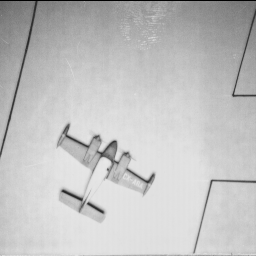
#> input picture Practice_7-8/plane.tiff, 256 x 256 px
$ jupyter execute Practice_7-8.ipynb   (shell and % lines are left out)
#> lines starting #> are read from the running program, lines starting #| are printed output that depends on the picture
[cell 1]
import numpy as np
import cv2
from matplotlib import pyplot as plt

## 1. Выполните сохранение монохромного изображения в виде текстового или бинарного файла.

[cell 2]
# Настройки и загрузка исходного изображения
image_basename = "plane"
image_ext = "tiff"
image_fullname = f"{image_basename}.{image_ext}"

# Загружаем изображение в оттенках серого
image = cv2.imread(image_fullname, cv2.IMREAD_GRAYSCALE)
#> image is the input picture: shape (256, 256); min 0, max 232, mean 193.6
if image is None:
    raise FileNotFoundError(f"Не удалось открыть файл {image_fullname!r}")

print(f"Размер исходного массива: {image.nbytes} байт")
#| Размер исходного массива: 65536 байт
plt.imshow(image, cmap="gray")
plt.title("Исходное изображение")
plt.axis("off")
plt.show()

[cell 3]
# Сохранение изображения как текстового файла
np.savetxt(f"{image_basename}_text.txt", image, fmt="%d")

## 2. Реализуйте алгоритм вейвлет-преобразования Хаара для изображения.

[cell 4]
def haar_wavelet_transform(gray_image: np.ndarray) -> tuple[np.ndarray, np.ndarray, np.ndarray, np.ndarray]:
    gray_image = gray_image.astype(np.float32)

    height, width = gray_image.shape
#> height = 256; width = 256
    if height % 2 != 0 or width % 2 != 0:
        raise ValueError("Размеры изображения должны быть чётными для преобразования Хаара.")

    # Преобразование по строкам
    temp = np.zeros_like(gray_image, dtype=np.float32)
    half_width = width // 2
#> half_width = 128
    for row in range(height):
        for col in range(half_width):
            left = gray_image[row, 2 * col]
            right = gray_image[row, 2 * col + 1]
            avg = (left + right) / 2.0
            diff = (left - right) / 2.0
            temp[row, col] = avg
            temp[row, col + half_width] = diff
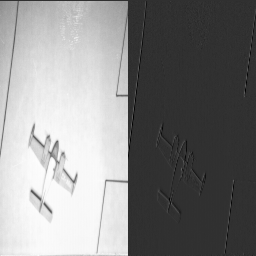
#> temp: shape (256, 256) float32; min -54.5, max 231.5, mean 96.8; drawn with min black and max white

    # Преобразование по столбцам
    result = np.zeros_like(temp, dtype=np.float32)
    half_height = height // 2
#> half_height = 128
    for col in range(width):
        for row in range(half_height):
            top = temp[2 * row, col]
            bottom = temp[2 * row + 1, col]
            avg = (top + bottom) / 2.0
            diff = (top - bottom) / 2.0
            result[row, col] = avg
            result[row + half_height, col] = diff
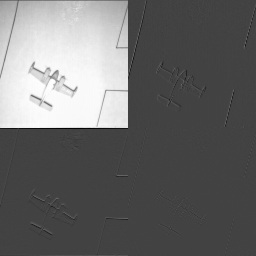
#> result: shape (256, 256) float32; min -81.75, max 231, mean 48.2; drawn with min black and max white

    # Разделяем матрицу на поддиапазоны частот
    ll = result[:half_height, :half_width]   # низкие частоты (приближение)
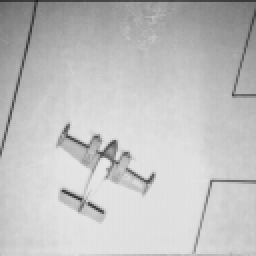
#> ll: shape (128, 128) float32 (shown 2 times larger); min 30.75, max 231, mean 193.6
    lh = result[:half_height, half_width:]   # горизонтальные детали
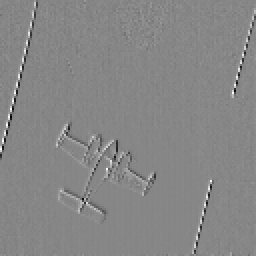
#> lh: shape (128, 128) float32 (shown 2 times larger); min -54, max 48.25, mean 0; drawn with min black and max white
    hl = result[half_height:, :half_width]   # вертикальные детали
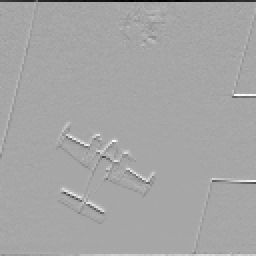
#> hl: shape (128, 128) float32 (shown 2 times larger); min -81.75, max 43.25, mean -0.6; drawn with min black and max white
    hh = result[half_height:, half_width:]   # диагональные детали
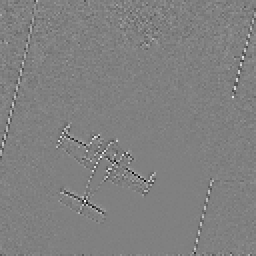
#> hh: shape (128, 128) float32 (shown 2 times larger); min -19.5, max 19.25, mean -0.000793; drawn with min black and max white

    return ll, lh, hl, hh


ll, lh, hl, hh = haar_wavelet_transform(image.copy())

## 3. Выполните квантование высокочастотных компонент (прим., количество квантов = 4).

[cell 5]
def quantize(component: np.ndarray, levels: int = 4) -> np.ndarray:
    """Квантование значений компоненты в заданное число уровней."""
#> called with levels = 4
    min_value = component.min()
#> min_value = -54
    max_value = component.max()
#> max_value = 48.25

    if max_value == min_value:
        # Вся матрица константна, можно вернуть нули
        return np.zeros_like(component, dtype=int)

    step = (max_value - min_value) / levels
#> step = 25.56
    quantized = np.round((component - min_value) / step).astype(int)
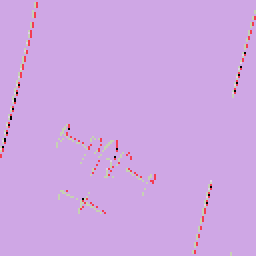
#> quantized: shape (128, 128) int64 (shown 2 times larger); 5 distinct labels, from 0 to 4; one colour per label, 0 black
    quantized = np.clip(quantized, 0, levels - 1)
#> quantized: shape (128, 128) int64; 4 distinct labels, from 0 to 3
    return quantized


lh_q = quantize(lh)
hl_q = quantize(hl)
#> call 2 of quantize, with levels = 4
#> in quantize (call 2), `min_value = component.min()`: min_value = -81.75
#> in quantize (call 2), `max_value = component.max()`: max_value = 43.25
#> in quantize (call 2), `step = (max_value - min_value) / levels`: step = 31.25
#> in quantize (call 2), `quantized = np.round((component - min_value) / step).astype(int)`:
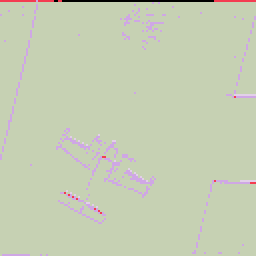
#> quantized: shape (128, 128) int64 (shown 2 times larger); 5 distinct labels, from 0 to 4; one colour per label, 0 black
#> in quantize (call 2), `quantized = np.clip(quantized, 0, levels - 1)`: quantized: shape (128, 128) int64; 4 distinct labels, from 0 to 3
hh_q = quantize(hh)
#> call 3 of quantize, with levels = 4
#> in quantize (call 3), `min_value = component.min()`: min_value = -19.5
#> in quantize (call 3), `max_value = component.max()`: max_value = 19.25
#> in quantize (call 3), `step = (max_value - min_value) / levels`: step = 9.69
#> in quantize (call 3), `quantized = np.round((component - min_value) / step).astype(int)`:
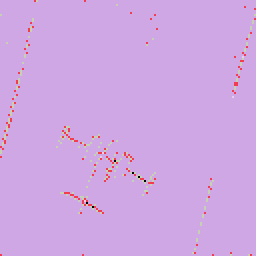
#> quantized: shape (128, 128) int64 (shown 2 times larger); 5 distinct labels, from 0 to 4; one colour per label, 0 black
#> in quantize (call 3), `quantized = np.clip(quantized, 0, levels - 1)`: quantized: shape (128, 128) int64; 4 distinct labels, from 0 to 3

## 4. Сохраните получившийся массив значений в текстовый или бинарный файл в порядке LL, LH, HL, HH вейвлет-преобразования Хафа. Компоненты LH, HL, HH храните в виде пар (значение, количество повторений).

[cell 6]
from itertools import groupby


def pair_encode(data: np.ndarray) -> list[tuple[int, int]]:
    flat = data.flatten()
    encoded_pairs: list[tuple[int, int]] = []

    for value, group in groupby(flat):
        count = len(list(group))
        encoded_pairs.append((int(value), int(count)))

    return encoded_pairs


# Запись компонент в файл
with open(f"{image_basename}_compressed.txt", "w", encoding="utf-8") as file:
    # Полностью сохраняем LL-компоненту в текстовом виде
    file.write("LL:\n")
    np.savetxt(file, ll, fmt="%.4f")

    # Остальные компоненты кодируем попарно (RLE)
    components = {
        "LH": lh_q,
        "HL": hl_q,
        "HH": hh_q,
    }

    for name, component in components.items():
        file.write(f"\n{name}:\n")
        for value, count in pair_encode(component):
            file.write(f"{value} {count}\n")
#> this loop made 3 passes
#> name on passes 1 to 3: 'LH', 'HL', 'HH'

## Сравните объем памяти, занимаемый исходным изображением (попиксельное хранение), и изображение, полученным после преобразования Хафа и сжатием длин серий.

[cell 7]
import os

original_text_size = os.path.getsize(f"{image_basename}_text.txt")
#> original_text_size = 260853
compressed_text_size = os.path.getsize(f"{image_basename}_compressed.txt")

print(f"Размер исходного текстового файла: {original_text_size} байт")
#| Размер исходного текстового файла: 260853 байт
print(f"Размер сжатого файла: {compressed_text_size} байт")
compression_ratio = original_text_size / compressed_text_size
#> compression_ratio = 1.67
print(f"Коэффициент сжатия: {compression_ratio:.2f}")
#| Коэффициент сжатия: 1.67

[cell 8]
components = {
    "LL": ll,
    "LH": lh,
    "HL": hl,
    "HH": hh,
}

plt.figure(figsize=(10, 10))

for index, (name, component) in enumerate(components.items(), start=1):
    plt.subplot(2, 2, index)
    plt.imshow(component, cmap="gray")
    plt.title(f"{name} компонента")
    plt.axis("off")
#> this loop made 4 passes

plt.tight_layout()
plt.show()
